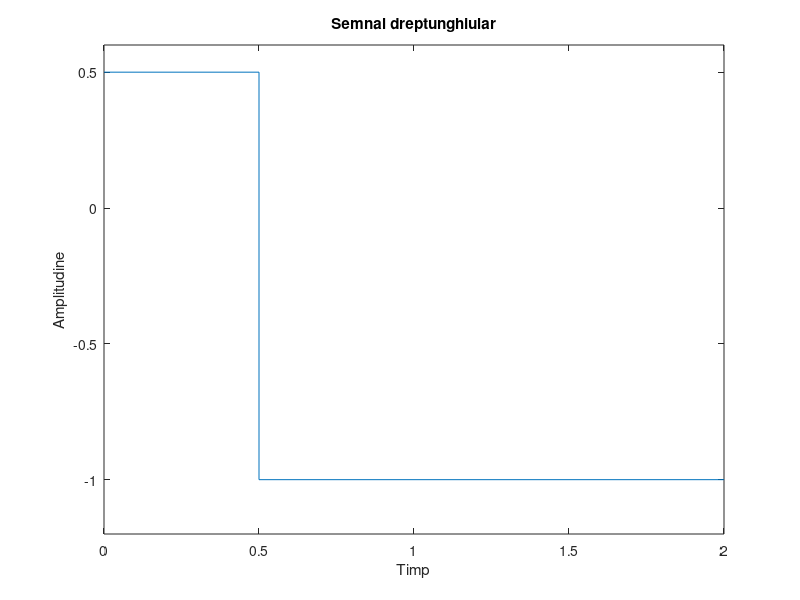

The MATLAB script that drew this image:
t=[0 0.2 0.4 0.5 0.5 0.6 0.8 1 1.2 1.4 1.6 1.8 2]  %se realizeaza vectorul de timp

y1=zeros(1,4);		%realizarea celor doi vectori in care se vor stoca amplitudinile 
y2=zeros(1,9);

for i=1:1:4;		%li se atribuie amplitudinile cerute celor 2 vectori
y1(i)=0.5;
end

for i=1:1:9;
y2(i)=-1;
end

s=[y1 y2];		%realizarea semnalului cerut prin concatenare
plot(t, s);		%reprezentarea grafica a semnalului
axis([0 2 -1.2 0.6 ]);
title ('Semnal dreptunghiular');
xlabel('Timp');
ylabel('Amplitudine');
